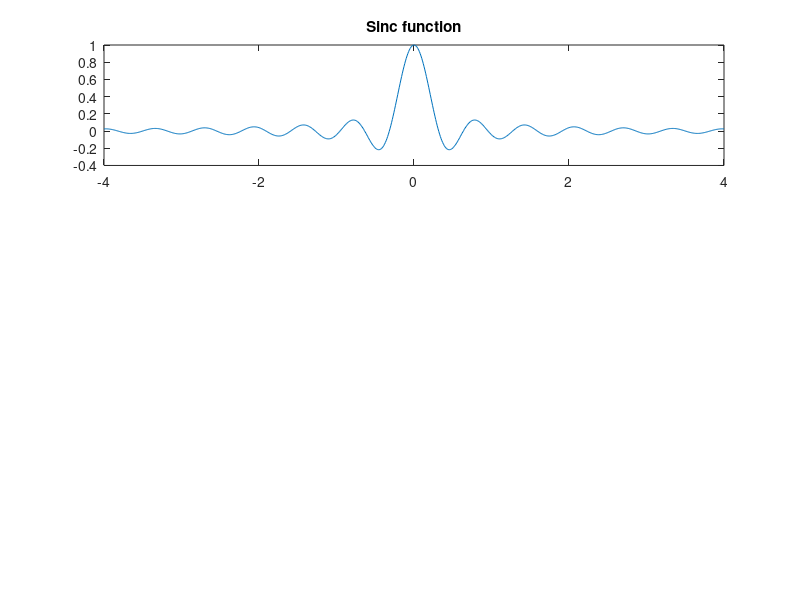

Source code (MATLAB): (Note: this script raises an error after producing the figure.)
clc;
close all;
clear all;
T = 1;
t = -4*T:0.01*T:4*T;
x=sinc(pi*t/T);
Fs=1;
subplot(3,1,1);
plot(t,x);
title('Sinc function');
[N,X , fvals] = FFTAnalog(x, Fs,'single-sided');
subplot(3,1,2);
plot(fvals,abs(X(1:N/2)));
title('Single-Sided Amplitude Spectrum of x(t)')
xlabel('f (Hz)');
ylabel('|Px)|');
grid on;
[N,X , fvals] = FFTAnalog(x, Fs,'double-sided');
subplot(3,1,3);
plot(fvals,fftshift(abs(X)));
title('Double-Sided Amplitude Spectrum of x(t)');
xlabel('f (Hz)');
ylabel('|Px)|');
grid on;
function [N,X , fvals] = FFTAnalog(x, Fs,type)
 L = length(x);
 N = 1;
 for i=0:100
 if L>=2^i
 continue
 elseif L<2^i
 N = 2^i;
 break
 end
 end
 X = fft(x,N);
 if strcmp(type,'single-sided')
 fvals = Fs * (0:(N/2)-1)/N;
 else
 fvals = Fs * (1/N) * (-1*(N/2):(N/2)-1);
 end
end